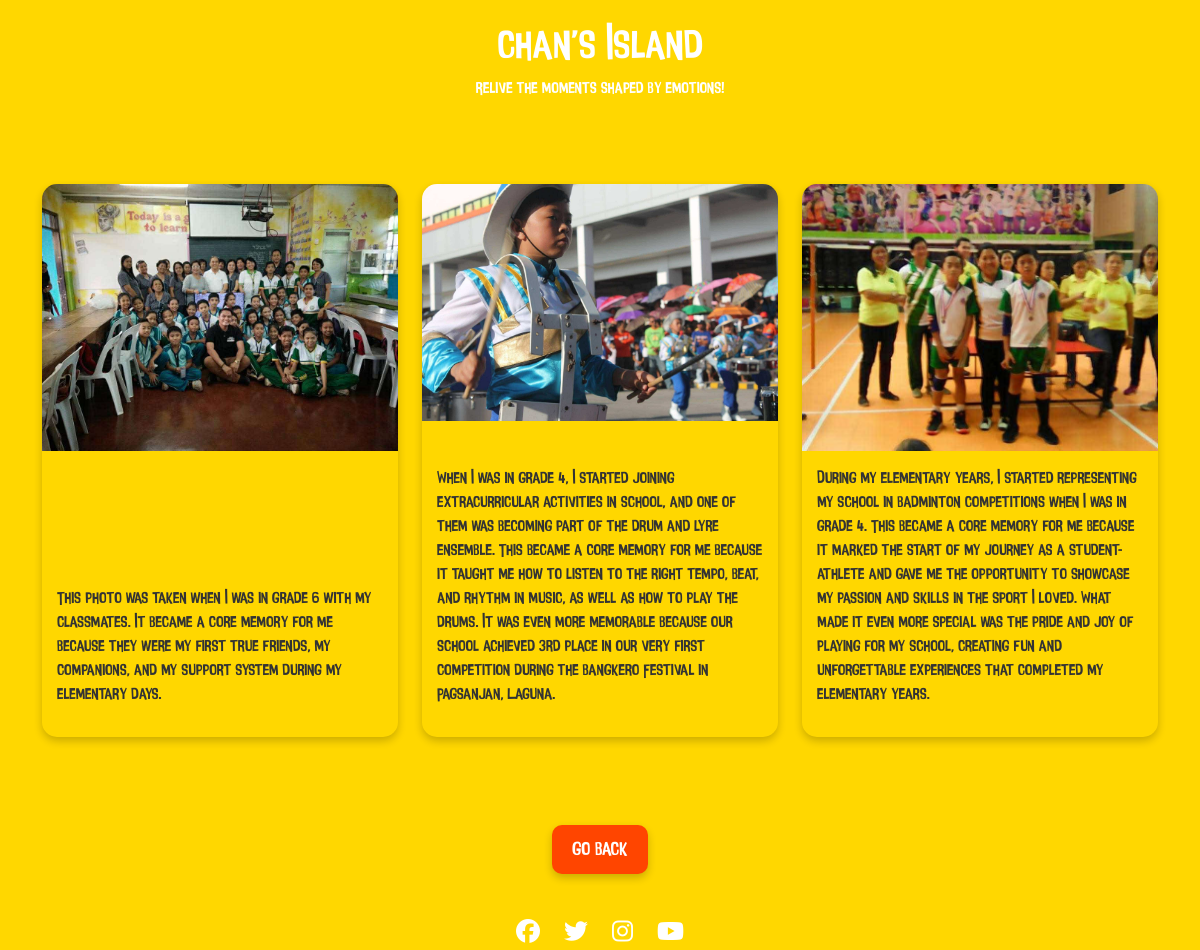
The app's page /view.php?islandPersonalityID=1 with its own data.
### tables this page shows
CREATE TABLE `islandcontents` (
  `islandContentID` int(4) NOT NULL,
  `islandOfPersonalityID` int(4) NOT NULL,
  `image` varchar(50) DEFAULT NULL,
  `content` varchar(1000) NOT NULL,
  `color` varchar(10) DEFAULT NULL
);

### connect.php (called while the page is built, shortened)
<?php
  function executeQuery($query){
    $conn = $GLOBALS['conn'];
    return mysqli_query($conn, $query);
  }
?>

### view.php (the view, shortened to what this page needs)
<?php
include("connect.php");
$islandID = ($_GET['islandPersonalityID']);
$islandQuery = "SELECT * ,islandcontents.image AS islandcontentimage FROM islandcontents LEFT JOIN islandsofpersonality
ON islandcontents.islandOfPersonalityID = islandsofpersonality.islandOfPersonalityID
WHERE islandcontents.islandOfPersonalityID = '$islandID'";
$islandResults = executeQuery($islandQuery);
?>
<!DOCTYPE html>
<html lang="en">
<head>
    <link rel="stylesheet" href="https://cdn.jsdelivr.net/npm/bootstrap@5.3.3/dist/css/bootstrap.min.css">
    <link rel="stylesheet" href="https://cdnjs.cloudflare.com/ajax/libs/font-awesome/6.5.0/css/all.min.css">
</head>
<body>
    <div class="header">
        <h1>Chan's Island</h1>
        <p>Relive the moments shaped by emotions!</p>
    </div>
    <div class="container my-5">
        <div class="row">
            <?php
            if (mysqli_num_rows($islandResults) > 0) {
                while ($row = mysqli_fetch_assoc($islandResults)) {
                    $image = $row['islandcontentimage'];
                    $content = $row['content'];
                    $color = $row['color'] ?: 'data-color';
                    echo "<div class='col-md-4 d-flex'>
                            <div class='memory-card' data-color='$color'>
                                <img src='assets/images/$image' alt='Memory Image'>
                                <div class='content'>
                                    <p>$content</p>
                                </div>
                            </div>
                        </div>";
                }
            } else {
                echo "<p class='text-center'>No memories found.</p>";
            }
            ?>
        </div>
    </div>
    <div class="text-center">
        <a href="javascript:history.back()" class="back-button">Go Back</a>
    </div>
    <footer>
        <div class="footer-icons">
            <a href="https://web.facebook.com/groups/763353139298166" target="_blank" rel="noopener noreferrer"><i class="fab fa-facebook"></i></a>
            <a href="https://x.com/TheMultiStudios" target="_blank" rel="noopener noreferrer"><i class="fab fa-twitter"></i></a>
            <a href="https://www.instagram.com/insideout_thoughtbubbles/" target="_blank" rel="noopener noreferrer"><i class="fab fa-instagram"></i></a>
            <a href="https://www.youtube.com/watch?v=LEjhY15eCx0" target="_blank" rel="noopener noreferrer"><i class="fab fa-youtube"></i></a>
        </div>
    </footer>
</body>
</html>

### view.php (style rules this page uses)
body { background-color: #ffd700; font-family: 'InsideOut'; animation: backgroundColorChange 10s infinite alternate; }
.header { text-align: center; padding: 20px; color: #fff; }
.header h1 { animation: glow 2s infinite alternate; }
.memory-card { display: flex; flex-direction: column; justify-content: space-between; border-radius: 15px; overflow: hidden; margin-bottom: 20px; box-shadow: 0 4px 8px rgba(0, 0, 0, 0.2); transition: transform 0.3s, box-shadow 0.3s; animation: float 6s ease-in-out infinite; }
.memory-card img { width: 100%; height: auto; object-fit: cover; }
.memory-card .content { padding: 15px; color: #333; }
.back-button { display: inline-block; margin: 20px auto; padding: 10px 20px; background-color: #ff4500; color: #fff; font-size: 1.2em; border-radius: 10px; text-decoration: none; box-shadow: 0 4px 8px rgba(0, 0, 0, 0.2); transition: transform 0.3s, box-shadow 0.3s; }
footer { text-align: center; margin-top: 20px; color: #fff; }
.footer-icons { margin-top: 10px; }
.footer-icons a { color: #fff; font-size: 1.5em; margin: 0 10px; transition: color 0.3s; }

### records on screen
islandcontents: image (picture), content "This photo was taken when I was in grade 6 with my classmates. It became a core memory for me because they were my first true friends, my companions, and my support system during my elementary days."
islandcontents: image (picture), content "When I was in Grade 4, I started joining extracurricular activities in school, and one of them was becoming part of the drum and lyre ensemble. This became a core memory for me because it taught me how to listen to the right tempo, beat, and rhythm in music, as well as how to play the drums. It was even more memorable because our school achieved 3rd place in our very first competition during the Bangkero Festival in Pagsanjan, Laguna."
islandcontents: image (picture), content "During my elementary years, I started representing my school in badminton competitions when I was in Grade 4. This became a core memory for me because it marked the start of my journey as a student-athlete and gave me the opportunity to showcase my passion and skills in the sport I loved. What made it even more special was the pride and joy of playing for my school, creating fun and unforgettable experiences that completed my elementary years."
